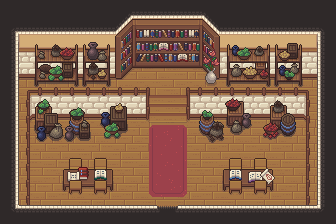

This is a level from a 2D game, rendered from its Tiled map with the project's own tilesets. A one-line summary and the complete map file follow:
An orthogonal 21x14 tile map with 16x16 px tiles, 7 tile layers (floor, stairs, railing, walls, ...), 4 tilesets and 63 objects (Bookkeeper, Helper1, Market_House_Exit).

<map version="1.10" tiledversion="1.11.2" orientation="orthogonal" renderorder="right-down" width="21" height="14" tilewidth="16" tileheight="16" infinite="0" nextlayerid="9" nextobjectid="6">
 <editorsettings>
  <export target="../client/public/assets/maps/market-house.json" format="json" />
 </editorsettings>
 <tileset firstgid="308" name="bookkeeper_idle" tilewidth="16" tileheight="16" tilecount="90" columns="5">
  <properties>
   <property name="editorOnly" type="bool" value="true" />
  </properties>
  <image source="../client/public/assets/sprites/people/bookkeeper_idle.png" width="80" height="288" />
 </tileset>
 <tileset firstgid="2354" name="helper1_idle" tilewidth="16" tileheight="16" tilecount="120" columns="24">
  <properties>
   <property name="editorOnly" type="bool" value="true" />
  </properties>
  <image source="../client/public/assets/sprites/people/helper1_idle.png" width="384" height="80" />
 </tileset>
 <tileset firstgid="2474" name="helper2_idle" tilewidth="16" tileheight="16" tilecount="120" columns="24">
  <properties>
   <property name="editorOnly" type="bool" value="true" />
  </properties>
  <image source="../client/public/assets/sprites/people/helper2_idle.png" width="384" height="80" />
 </tileset>
 <tileset firstgid="3674" name="market" tilewidth="16" tileheight="16" tilecount="504" columns="24">
  <image source="../client/public/assets/sprites/buildings/market.png" width="384" height="336" />
  <tile id="3">
   <objectgroup draworder="index" id="2">
    <object id="1" x="13" y="0" width="3" height="16" />
   </objectgroup>
  </tile>
  <tile id="5">
   <objectgroup draworder="index" id="2">
    <object id="1" x="0" y="13" width="14" height="3" />
   </objectgroup>
  </tile>
  <tile id="7">
   <objectgroup draworder="index" id="2">
    <object id="1" x="2" y="13" width="14" height="3" />
   </objectgroup>
  </tile>
  <tile id="125">
   <objectgroup draworder="index" id="2">
    <object id="1" x="0" y="0" width="16" height="16" />
   </objectgroup>
  </tile>
  <tile id="126">
   <objectgroup draworder="index" id="2">
    <object id="1" x="0" y="0" width="16" height="16" />
   </objectgroup>
  </tile>
  <tile id="127">
   <objectgroup draworder="index" id="2">
    <object id="1" x="0" y="0" width="16" height="16" />
   </objectgroup>
  </tile>
  <tile id="128">
   <objectgroup draworder="index" id="2">
    <object id="1" x="0" y="0" width="16" height="16" />
   </objectgroup>
  </tile>
  <tile id="129">
   <objectgroup draworder="index" id="2">
    <object id="1" x="0" y="0" width="16" height="16" />
   </objectgroup>
  </tile>
  <tile id="130">
   <objectgroup draworder="index" id="2">
    <object id="1" x="0" y="0" width="16" height="16" />
   </objectgroup>
  </tile>
  <tile id="131">
   <objectgroup draworder="index" id="2">
    <object id="1" x="0" y="0" width="16" height="16" />
   </objectgroup>
  </tile>
  <tile id="149">
   <objectgroup draworder="index" id="2">
    <object id="1" x="0" y="0" width="16" height="8" />
   </objectgroup>
  </tile>
  <tile id="155">
   <objectgroup draworder="index" id="2">
    <object id="1" x="0" y="0" width="16" height="8" />
   </objectgroup>
  </tile>
  <tile id="203">
   <objectgroup draworder="index" id="2">
    <object id="1" x="0" y="0" width="3" height="16" />
   </objectgroup>
  </tile>
  <tile id="264">
   <objectgroup draworder="index" id="2">
    <object id="1" x="0" y="0" width="16" height="16" />
   </objectgroup>
  </tile>
  <tile id="265">
   <objectgroup draworder="index" id="2">
    <object id="1" x="0" y="0" width="16" height="16" />
   </objectgroup>
  </tile>
  <tile id="285">
   <objectgroup draworder="index" id="2">
    <object id="1" x="0" y="10" width="16" height="6" />
   </objectgroup>
  </tile>
  <tile id="286">
   <objectgroup draworder="index" id="2">
    <object id="1" x="0" y="10" width="16" height="6" />
   </objectgroup>
  </tile>
  <tile id="288">
   <objectgroup draworder="index" id="2">
    <object id="1" x="0" y="0" width="16" height="8" />
    <object id="2" x="0" y="8" width="3" height="8" />
   </objectgroup>
  </tile>
  <tile id="289">
   <objectgroup draworder="index" id="2">
    <object id="1" x="0" y="0" width="16" height="8" />
    <object id="2" x="13" y="8" width="3" height="8" />
   </objectgroup>
  </tile>
  <tile id="309">
   <objectgroup draworder="index" id="2">
    <object id="1" x="2" y="0" width="4" height="16" />
   </objectgroup>
  </tile>
  <tile id="312">
   <objectgroup draworder="index" id="2">
    <object id="1" x="0" y="0" width="3" height="16" />
    <object id="2" x="3" y="13" width="13" height="3" />
   </objectgroup>
  </tile>
  <tile id="313">
   <objectgroup draworder="index" id="2">
    <object id="1" x="13" y="0" width="3" height="16" />
    <object id="2" x="0" y="13" width="13" height="3" />
   </objectgroup>
  </tile>
  <tile id="315">
   <objectgroup draworder="index" id="2">
    <object id="1" x="0" y="10" width="16" height="6" />
   </objectgroup>
  </tile>
  <tile id="316">
   <objectgroup draworder="index" id="2">
    <object id="1" x="0" y="10" width="16" height="6" />
   </objectgroup>
  </tile>
  <tile id="317">
   <objectgroup draworder="index" id="2">
    <object id="1" x="0" y="10" width="16" height="6" />
   </objectgroup>
  </tile>
  <tile id="318">
   <objectgroup draworder="index" id="2">
    <object id="1" x="0" y="10" width="16" height="6" />
   </objectgroup>
  </tile>
  <tile id="319">
   <objectgroup draworder="index" id="2">
    <object id="1" x="0" y="8" width="6" height="8" />
   </objectgroup>
  </tile>
  <tile id="321">
   <objectgroup draworder="index" id="2">
    <object id="1" x="10" y="8" width="6" height="8" />
   </objectgroup>
  </tile>
  <tile id="333">
   <objectgroup draworder="index" id="2">
    <object id="1" x="2" y="0" width="4" height="16" />
   </objectgroup>
  </tile>
  <tile id="339">
   <objectgroup draworder="index" id="2">
    <object id="1" x="0" y="0" width="16" height="16" />
   </objectgroup>
  </tile>
  <tile id="340">
   <objectgroup draworder="index" id="2">
    <object id="1" x="0" y="0" width="16" height="16" />
   </objectgroup>
  </tile>
  <tile id="341">
   <objectgroup draworder="index" id="2">
    <object id="1" x="0" y="0" width="16" height="16" />
   </objectgroup>
  </tile>
  <tile id="342">
   <objectgroup draworder="index" id="2">
    <object id="1" x="0" y="0" width="16" height="16" />
   </objectgroup>
  </tile>
  <tile id="363">
   <objectgroup draworder="index" id="2">
    <object id="1" x="0" y="0" width="16" height="8" />
   </objectgroup>
  </tile>
  <tile id="364">
   <objectgroup draworder="index" id="2">
    <object id="1" x="0" y="0" width="16" height="8" />
   </objectgroup>
  </tile>
  <tile id="365">
   <objectgroup draworder="index" id="2">
    <object id="1" x="0" y="0" width="16" height="8" />
   </objectgroup>
  </tile>
  <tile id="366">
   <objectgroup draworder="index" id="2">
    <object id="1" x="0" y="0" width="16" height="8" />
   </objectgroup>
  </tile>
  <tile id="435">
   <objectgroup draworder="index" id="2">
    <object id="1" x="0" y="0" width="16" height="16" />
   </objectgroup>
  </tile>
  <tile id="436">
   <objectgroup draworder="index" id="2">
    <object id="1" x="0" y="0" width="16" height="16" />
   </objectgroup>
  </tile>
  <tile id="437">
   <objectgroup draworder="index" id="2">
    <object id="1" x="0" y="0" width="16" height="16" />
   </objectgroup>
  </tile>
  <tile id="438">
   <objectgroup draworder="index" id="2">
    <object id="1" x="0" y="0" width="16" height="16" />
   </objectgroup>
  </tile>
  <tile id="439">
   <objectgroup draworder="index" id="2">
    <object id="1" x="0" y="0" width="16" height="16" />
   </objectgroup>
  </tile>
  <tile id="459">
   <objectgroup draworder="index" id="2">
    <object id="1" x="0" y="0" width="16" height="8" />
   </objectgroup>
  </tile>
  <tile id="460">
   <objectgroup draworder="index" id="2">
    <object id="1" x="0" y="0" width="16" height="8" />
   </objectgroup>
  </tile>
  <tile id="461">
   <objectgroup draworder="index" id="2">
    <object id="1" x="0" y="0" width="16" height="8" />
   </objectgroup>
  </tile>
  <tile id="462">
   <objectgroup draworder="index" id="2">
    <object id="1" x="0" y="0" width="16" height="8" />
   </objectgroup>
  </tile>
  <tile id="463">
   <objectgroup draworder="index" id="2">
    <object id="1" x="0" y="0" width="16" height="8" />
   </objectgroup>
  </tile>
  <tile id="471">
   <objectgroup draworder="index" id="2">
    <object id="1" x="2" y="0" width="4" height="16" />
   </objectgroup>
  </tile>
  <tile id="473">
   <objectgroup draworder="index" id="2">
    <object id="1" x="10" y="0" width="4" height="16" />
   </objectgroup>
  </tile>
  <tile id="474">
   <objectgroup draworder="index" id="2">
    <object id="1" x="10" y="0" width="4" height="16" />
   </objectgroup>
  </tile>
  <tile id="489">
   <objectgroup draworder="index" id="2">
    <object id="1" x="0" y="13" width="16" height="3" />
   </objectgroup>
  </tile>
  <tile id="490">
   <objectgroup draworder="index" id="2">
    <object id="1" x="0" y="13" width="16" height="3" />
   </objectgroup>
  </tile>
  <tile id="491">
   <objectgroup draworder="index" id="2">
    <object id="1" x="0" y="13" width="16" height="3" />
   </objectgroup>
  </tile>
  <tile id="492">
   <objectgroup draworder="index" id="2">
    <object id="1" x="0" y="13" width="16" height="3" />
   </objectgroup>
  </tile>
  <tile id="493">
   <objectgroup draworder="index" id="2">
    <object id="1" x="0" y="13" width="16" height="3" />
   </objectgroup>
  </tile>
  <tile id="498">
   <objectgroup draworder="index" id="2">
    <object id="1" x="10" y="0" width="4" height="16" />
   </objectgroup>
  </tile>
 </tileset>
 <layer id="2" name="floor" width="21" height="14">
  <data encoding="csv">
0,0,0,0,0,0,0,0,0,0,0,0,0,0,0,0,0,0,0,0,0,
0,0,0,0,0,0,0,0,0,0,0,0,0,0,0,0,0,0,0,0,0,
0,0,0,0,0,0,0,0,0,0,0,0,0,0,0,0,0,0,0,0,0,
0,0,0,0,0,0,0,4074,4075,4076,4052,4053,4054,0,0,0,0,0,0,0,0,
0,4146,4146,4146,4146,4146,4146,4098,4099,4100,4101,4102,4146,4146,4146,4146,4146,4146,4146,4146,0,
0,0,0,0,0,0,0,0,0,0,3994,0,0,0,0,0,0,0,0,0,0,
0,0,0,0,0,0,0,0,0,0,0,0,0,0,0,0,0,0,0,0,0,
0,4050,4051,4052,4053,4054,4050,4051,4052,4053,4054,4050,4051,4052,4053,4050,4051,4052,4053,4054,0,
0,4074,4075,4076,4077,4078,4074,4075,4076,4077,4078,4074,4075,4076,4077,4074,4075,4076,4077,4078,0,
0,4098,4099,4100,4101,4102,4098,4099,4100,4101,4102,4098,4099,4100,4101,4098,4099,4100,4101,4102,0,
0,4050,4051,4052,4053,4054,4051,4052,4053,4054,4050,4051,4052,4053,4054,4050,4051,4052,4053,4054,0,
0,4074,4075,4076,4077,4078,4075,4076,4077,4078,4074,4075,4076,4077,4078,4074,4075,4076,4077,4078,0,
0,4098,4099,4100,4101,4102,4099,4100,4101,4102,4098,4099,4100,4101,4102,4098,4099,4100,4101,4102,0,
0,0,0,0,0,0,0,0,0,0,0,0,0,0,0,0,0,0,0,0,0
</data>
 </layer>
 <layer id="3" name="stairs" width="21" height="14">
  <data encoding="csv">
0,0,0,0,0,0,0,0,0,0,0,0,0,0,0,0,0,0,0,0,0,
0,0,0,0,0,0,0,0,0,0,0,0,0,0,0,0,0,0,0,0,0,
0,0,0,0,0,0,0,0,0,0,0,0,0,0,0,0,0,0,0,0,0,
0,0,0,0,0,0,0,0,0,0,0,0,0,0,0,0,0,0,0,0,0,
0,0,0,0,0,0,0,0,0,0,0,0,0,0,0,0,0,0,0,0,0,
0,0,0,0,0,0,0,0,0,0,0,0,0,0,0,0,0,0,0,0,0,
0,0,0,0,0,0,0,0,0,4017,4018,4019,0,0,0,0,0,0,0,0,0,
0,0,0,0,0,0,0,0,0,4041,4042,4043,0,0,0,0,0,0,0,0,0,
0,0,0,0,0,0,0,0,0,0,0,0,0,0,0,0,0,0,0,0,0,
0,0,0,0,0,0,0,0,0,0,0,0,0,0,0,0,0,0,0,0,0,
0,0,0,0,0,0,0,0,0,0,0,0,0,0,0,0,0,0,0,0,0,
0,0,0,0,0,0,0,0,0,0,0,0,0,0,0,0,0,0,0,0,0,
0,0,0,0,0,0,0,0,0,0,0,0,0,0,0,0,0,0,0,0,0,
0,0,0,0,0,0,0,0,0,0,0,0,0,0,0,0,0,0,0,0,0
</data>
 </layer>
 <layer id="4" name="railing" width="21" height="14">
  <properties>
   <property name="collides" type="bool" value="true" />
  </properties>
  <data encoding="csv">
0,0,0,0,0,0,0,0,0,0,0,0,0,0,0,0,0,0,0,0,0,
0,0,0,0,0,0,0,0,0,0,0,0,0,0,0,0,0,0,0,0,0,
0,0,0,0,0,0,0,0,0,0,0,0,0,0,0,0,0,0,0,0,0,
0,0,0,0,0,0,0,0,0,0,0,0,0,0,0,0,0,0,0,0,0,
0,0,0,0,0,0,0,0,0,0,0,0,0,0,0,0,0,0,0,0,0,
0,3960,3989,3990,3991,3989,3990,3991,3992,3993,0,3995,3989,3990,3991,3992,3989,3990,3991,3959,0,
0,4148,0,0,0,0,0,0,0,0,0,0,0,0,0,0,0,0,0,3983,0,
0,4172,0,0,0,0,0,0,0,0,0,0,0,0,0,0,0,0,0,4007,0,
0,4147,0,0,0,0,0,0,0,0,0,0,0,0,0,0,0,0,0,4145,0,
0,4147,0,0,0,0,0,0,0,0,0,0,0,0,0,0,0,0,0,4145,0,
0,4147,0,0,0,0,0,0,0,0,0,0,0,0,0,0,0,0,0,4145,0,
0,4147,0,0,0,0,0,0,0,0,0,0,0,0,0,0,0,0,0,4145,0,
0,4147,0,0,0,0,0,0,0,0,0,0,0,0,0,0,0,0,0,4145,0,
0,0,0,0,0,0,0,0,0,0,0,0,0,0,0,0,0,0,0,0,0
</data>
 </layer>
 <layer id="1" name="walls" width="21" height="14">
  <properties>
   <property name="collides" type="bool" value="true" />
   <property name="opaque" type="bool" value="true" />
  </properties>
  <data encoding="csv">
3727,3727,3727,3727,3727,3727,3727,3727,3728,3729,3730,3731,3732,3733,3727,3727,3727,3727,3727,3727,3727,
4069,4070,4070,4070,4070,4070,4070,3751,3752,3753,3754,3755,3756,3757,4070,4070,4070,4070,4070,4070,4071,
4093,3914,4085,4086,4087,4088,4089,3775,3776,3777,3778,3779,3780,3781,4085,4086,4087,4088,4089,3915,4095,
4093,3938,4109,4110,4111,4112,4113,3799,3800,3801,3802,3803,3804,3805,4109,4110,4111,4112,4113,3939,4095,
4093,3962,4133,4134,4135,4136,4137,3823,3824,3917,3917,3917,3828,3829,4133,4134,4135,4136,4137,3963,4095,
4093,3877,0,0,0,0,0,0,0,0,0,0,0,0,0,0,0,0,0,3677,4095,
4093,3877,4013,4014,4015,4013,4014,4015,4016,0,0,0,4013,4014,4015,4016,4013,4014,4015,3677,4095,
4093,3877,4037,4038,4039,4037,4038,4039,4040,0,0,0,4037,4038,4039,4040,4037,4038,4039,3677,4095,
4093,3877,0,0,0,0,0,0,0,0,0,0,0,0,0,0,0,0,0,3677,4095,
4093,3877,0,0,0,0,0,0,0,0,0,0,0,0,0,0,0,0,0,3677,4095,
4093,3877,0,0,0,0,0,0,0,0,0,0,0,0,0,0,0,0,0,3677,4095,
4093,3877,0,0,0,0,0,0,0,0,0,0,0,0,0,0,0,0,0,3677,4095,
4093,3986,4163,4164,4163,4164,4165,4166,4167,3679,3680,3681,4165,4165,4165,4165,4165,4165,4165,3987,4095,
4117,4118,4118,4118,4118,4118,4118,4118,4118,3703,3704,3705,4118,4118,4118,4118,4118,4118,4118,4118,4119
</data>
 </layer>
 <layer id="6" name="bookshelf" width="21" height="14">
  <data encoding="csv">
0,0,0,0,0,0,0,0,0,0,0,0,0,0,0,0,0,0,0,0,0,
0,0,0,0,0,0,0,3691,3692,3693,3694,3695,3696,3697,0,0,0,0,0,0,0,
0,0,0,0,0,0,0,3715,3716,3717,3718,3719,3720,3721,0,0,0,0,0,0,0,
0,0,0,0,0,0,0,3739,3740,3741,3742,3743,3744,3745,0,0,0,0,0,0,0,
0,0,0,0,0,0,0,3763,3764,3765,3766,3767,3768,3769,0,0,0,0,0,0,0,
0,0,0,0,0,0,0,0,0,0,0,0,0,0,0,0,0,0,0,0,0,
0,0,0,0,0,0,0,0,0,0,0,0,0,0,0,0,0,0,0,0,0,
0,0,0,0,0,0,0,0,0,0,0,0,0,0,0,0,0,0,0,0,0,
0,0,0,0,0,0,0,0,0,0,0,0,0,0,0,0,0,0,0,0,0,
0,0,0,0,0,0,0,0,0,0,0,0,0,0,0,0,0,0,0,0,0,
0,0,0,0,0,0,0,0,0,0,0,0,0,0,0,0,0,0,0,0,0,
0,0,0,0,0,0,0,0,0,0,0,0,0,0,0,0,0,0,0,0,0,
0,0,0,0,0,0,0,0,0,0,0,0,0,0,0,0,0,0,0,0,0,
0,0,0,0,0,0,0,0,0,0,0,0,0,0,0,0,0,0,0,0,0
</data>
 </layer>
 <layer id="5" name="interior" width="21" height="14">
  <data encoding="csv">
0,0,0,0,0,0,0,0,0,0,0,0,0,0,0,0,0,0,0,0,0,
0,0,0,0,0,0,0,0,0,0,0,0,0,0,0,0,0,0,0,0,0,
0,0,3834,3835,3836,3837,3838,0,0,0,0,0,0,0,3831,3832,3833,3839,3840,0,0,
0,0,3858,3859,3860,3861,3862,0,308,0,0,311,4034,4035,3855,3856,3857,3863,3864,0,0,
0,0,3882,3883,3884,3885,3886,0,0,0,0,0,4058,4059,3879,3880,3881,3887,3888,0,0,
0,0,3906,3907,3908,3909,3910,0,0,0,0,0,4082,4083,3903,3904,3905,3911,3912,0,0,
0,0,3818,3819,3820,3821,3674,3675,0,0,0,0,3746,3747,3748,3749,3955,3956,3917,0,0,
0,0,3842,3843,3844,3845,3698,3699,0,0,0,0,3770,3771,3772,3773,3979,3980,3981,0,0,
0,0,3866,3867,3868,3869,3722,3723,0,0,0,0,3794,3795,3796,3797,4003,4004,4005,0,0,
0,0,0,3917,3872,3873,3874,3917,0,0,0,0,0,3917,3950,3951,3952,3917,0,0,0,
0,0,0,3895,3896,3897,3898,3899,0,0,0,0,0,3973,3974,3975,3976,3977,0,0,0,
0,0,0,3919,3920,3921,3922,3923,0,0,0,0,0,3997,3998,3999,4000,4001,0,0,0,
0,0,0,3917,3944,3945,3946,3917,0,0,0,0,0,3917,4022,4023,4024,3917,0,0,0,
0,0,0,0,0,0,0,0,0,0,0,0,0,0,0,0,0,0,0,0,0
</data>
 </layer>
 <layer id="7" name="interior2" width="21" height="14">
  <data encoding="csv">
0,0,0,0,0,0,0,0,0,0,0,0,0,0,0,0,0,0,0,0,0,
0,0,0,0,0,0,0,0,0,0,0,0,0,0,0,0,0,0,0,0,0,
0,0,0,0,0,0,0,0,0,0,0,0,0,0,0,0,0,0,0,0,0,
0,0,0,0,0,0,0,0,0,0,0,0,0,0,0,0,0,0,0,0,0,
0,0,0,0,0,0,0,0,0,0,0,0,0,0,0,0,0,0,0,0,0,
0,0,0,0,0,0,0,0,0,0,0,0,0,0,0,0,0,0,0,0,0,
0,0,0,0,0,0,0,0,0,0,0,0,0,0,0,0,0,0,0,0,0,
0,0,0,0,0,0,0,0,0,3683,3684,3685,0,0,0,0,0,0,0,0,0,
0,0,0,0,0,0,0,0,0,3687,3688,3689,0,0,0,0,0,0,0,0,0,
0,0,0,0,0,0,0,0,0,3711,3712,3713,0,0,0,0,0,0,0,0,0,
0,0,0,0,0,0,0,0,0,3735,3736,3737,0,0,0,0,0,0,0,0,0,
0,0,0,0,0,2402,2403,0,0,3759,3760,3761,0,0,2522,2523,0,0,0,0,0,
0,0,0,0,0,0,0,0,0,3783,3784,3785,0,0,0,0,0,0,0,0,0,
0,0,0,0,0,0,0,0,0,0,0,0,0,0,0,0,0,0,0,0,0
</data>
 </layer>
 <objectgroup id="8" name="objects">
  <object id="1" name="Bookkeeper" x="168" y="71" width="1" height="1" />
  <object id="2" name="Helper1" x="96" y="164" width="1" height="1" />
  <object id="4" name="Market_House_Exit" x="168" y="208" width="1" height="1" />
 </objectgroup>
</map>
